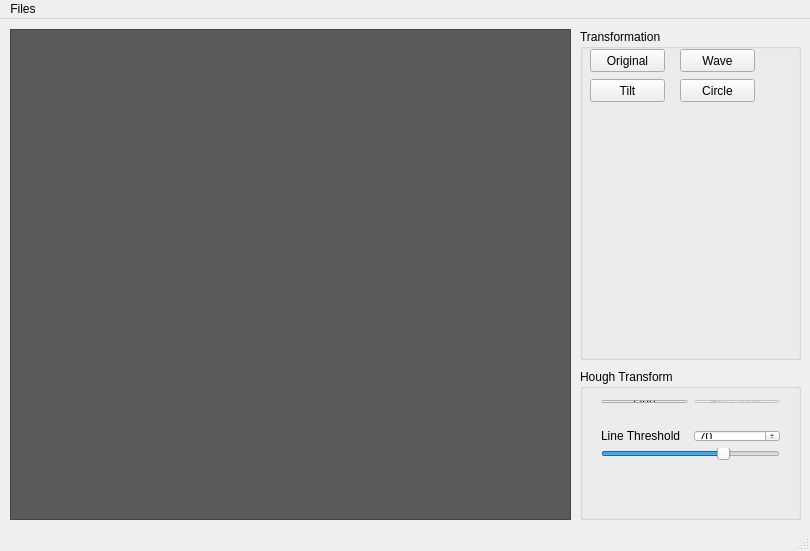
<?xml version="1.0" encoding="UTF-8"?>
<ui version="4.0">
 <class>MainWindow</class>
 <widget class="QMainWindow" name="MainWindow">
  <property name="geometry">
   <rect>
    <x>0</x>
    <y>0</y>
    <width>810</width>
    <height>551</height>
   </rect>
  </property>
  <property name="windowTitle">
   <string>Transformer Tool</string>
  </property>
  <property name="windowIcon">
   <iconset resource="../libsources/icon.qrc">
    <normaloff>:/icon/simpleProcessing.ico</normaloff>:/icon/simpleProcessing.ico</iconset>
  </property>
  <widget class="QWidget" name="centralWidget">
   <widget class="QSmartGraphicsView" name="graphicsView">
    <property name="geometry">
     <rect>
      <x>10</x>
      <y>10</y>
      <width>561</width>
      <height>491</height>
     </rect>
    </property>
    <property name="styleSheet">
     <string notr="true">background-color: rgb(89, 89, 89);</string>
    </property>
   </widget>
   <widget class="QGroupBox" name="groupBox">
    <property name="geometry">
     <rect>
      <x>580</x>
      <y>10</y>
      <width>221</width>
      <height>331</height>
     </rect>
    </property>
    <property name="title">
     <string>Transformation</string>
    </property>
    <widget class="QPushButton" name="pushButton_tilt">
     <property name="geometry">
      <rect>
       <x>10</x>
       <y>50</y>
       <width>75</width>
       <height>23</height>
      </rect>
     </property>
     <property name="text">
      <string>Tilt</string>
     </property>
    </widget>
    <widget class="QPushButton" name="pushButton_original">
     <property name="geometry">
      <rect>
       <x>10</x>
       <y>20</y>
       <width>75</width>
       <height>23</height>
      </rect>
     </property>
     <property name="text">
      <string>Original</string>
     </property>
    </widget>
    <widget class="QPushButton" name="pushButton_wave">
     <property name="geometry">
      <rect>
       <x>100</x>
       <y>20</y>
       <width>75</width>
       <height>23</height>
      </rect>
     </property>
     <property name="text">
      <string>Wave</string>
     </property>
    </widget>
    <widget class="QPushButton" name="pushButton">
     <property name="geometry">
      <rect>
       <x>100</x>
       <y>50</y>
       <width>75</width>
       <height>23</height>
      </rect>
     </property>
     <property name="text">
      <string>Circle</string>
     </property>
    </widget>
   </widget>
   <widget class="QGroupBox" name="groupBox_2">
    <property name="geometry">
     <rect>
      <x>580</x>
      <y>350</y>
      <width>221</width>
      <height>151</height>
     </rect>
    </property>
    <property name="title">
     <string>Hough Transform</string>
    </property>
    <widget class="QWidget" name="layoutWidget">
     <property name="geometry">
      <rect>
       <x>10</x>
       <y>50</y>
       <width>201</width>
       <height>52</height>
      </rect>
     </property>
     <layout class="QVBoxLayout" name="verticalLayout">
      <item>
       <layout class="QHBoxLayout" name="horizontalLayout">
        <item>
         <widget class="QLabel" name="label">
          <property name="text">
           <string>Line Threshold</string>
          </property>
         </widget>
        </item>
        <item>
         <widget class="QSpinBox" name="spinBox_lineThresholdValue">
          <property name="maximum">
           <number>100</number>
          </property>
          <property name="value">
           <number>70</number>
          </property>
         </widget>
        </item>
       </layout>
      </item>
      <item>
       <widget class="QSlider" name="horizontalSlider_lineThreshold">
        <property name="maximum">
         <number>100</number>
        </property>
        <property name="value">
         <number>70</number>
        </property>
        <property name="orientation">
         <enum>Qt::Horizontal</enum>
        </property>
       </widget>
      </item>
     </layout>
    </widget>
    <widget class="QWidget" name="layoutWidget">
     <property name="geometry">
      <rect>
       <x>10</x>
       <y>20</y>
       <width>201</width>
       <height>25</height>
      </rect>
     </property>
     <layout class="QHBoxLayout" name="horizontalLayout_2">
      <item>
       <widget class="QPushButton" name="pushButton_houghLine">
        <property name="text">
         <string>Line</string>
        </property>
       </widget>
      </item>
      <item>
       <widget class="QPushButton" name="pushButton_houghRectangle">
        <property name="enabled">
         <bool>false</bool>
        </property>
        <property name="text">
         <string>Rectangle</string>
        </property>
       </widget>
      </item>
     </layout>
    </widget>
   </widget>
  </widget>
  <widget class="QMenuBar" name="menuBar">
   <property name="geometry">
    <rect>
     <x>0</x>
     <y>0</y>
     <width>810</width>
     <height>21</height>
    </rect>
   </property>
   <widget class="QMenu" name="menuFiles">
    <property name="title">
     <string>Files</string>
    </property>
    <addaction name="actionOpen_image"/>
    <addaction name="actionImport_photo_from_Simple_Processing"/>
    <addaction name="actionExport_Image_to_Simple_Processing"/>
    <addaction name="actionExit"/>
   </widget>
   <addaction name="menuFiles"/>
  </widget>
  <widget class="QStatusBar" name="statusBar"/>
  <action name="actionOpen_image">
   <property name="text">
    <string>Open image</string>
   </property>
  </action>
  <action name="actionImport_photo_from_Simple_Processing">
   <property name="enabled">
    <bool>true</bool>
   </property>
   <property name="text">
    <string>Import photo from Simple Processing</string>
   </property>
  </action>
  <action name="actionExit">
   <property name="text">
    <string>Exit</string>
   </property>
  </action>
  <action name="actionExport_Image_to_Simple_Processing">
   <property name="text">
    <string>Export Image to Simple Processing</string>
   </property>
  </action>
 </widget>
 <layoutdefault spacing="6" margin="11"/>
 <customwidgets>
  <customwidget>
   <class>QSmartGraphicsView</class>
   <extends>QGraphicsView</extends>
   <header location="global">qsmartgraphicsview.h</header>
  </customwidget>
 </customwidgets>
 <resources>
  <include location="../libsources/icon.qrc"/>
 </resources>
 <connections>
  <connection>
   <sender>actionExit</sender>
   <signal>triggered()</signal>
   <receiver>MainWindow</receiver>
   <slot>close()</slot>
   <hints>
    <hint type="sourcelabel">
     <x>-1</x>
     <y>-1</y>
    </hint>
    <hint type="destinationlabel">
     <x>404</x>
     <y>403</y>
    </hint>
   </hints>
  </connection>
 </connections>
</ui>
